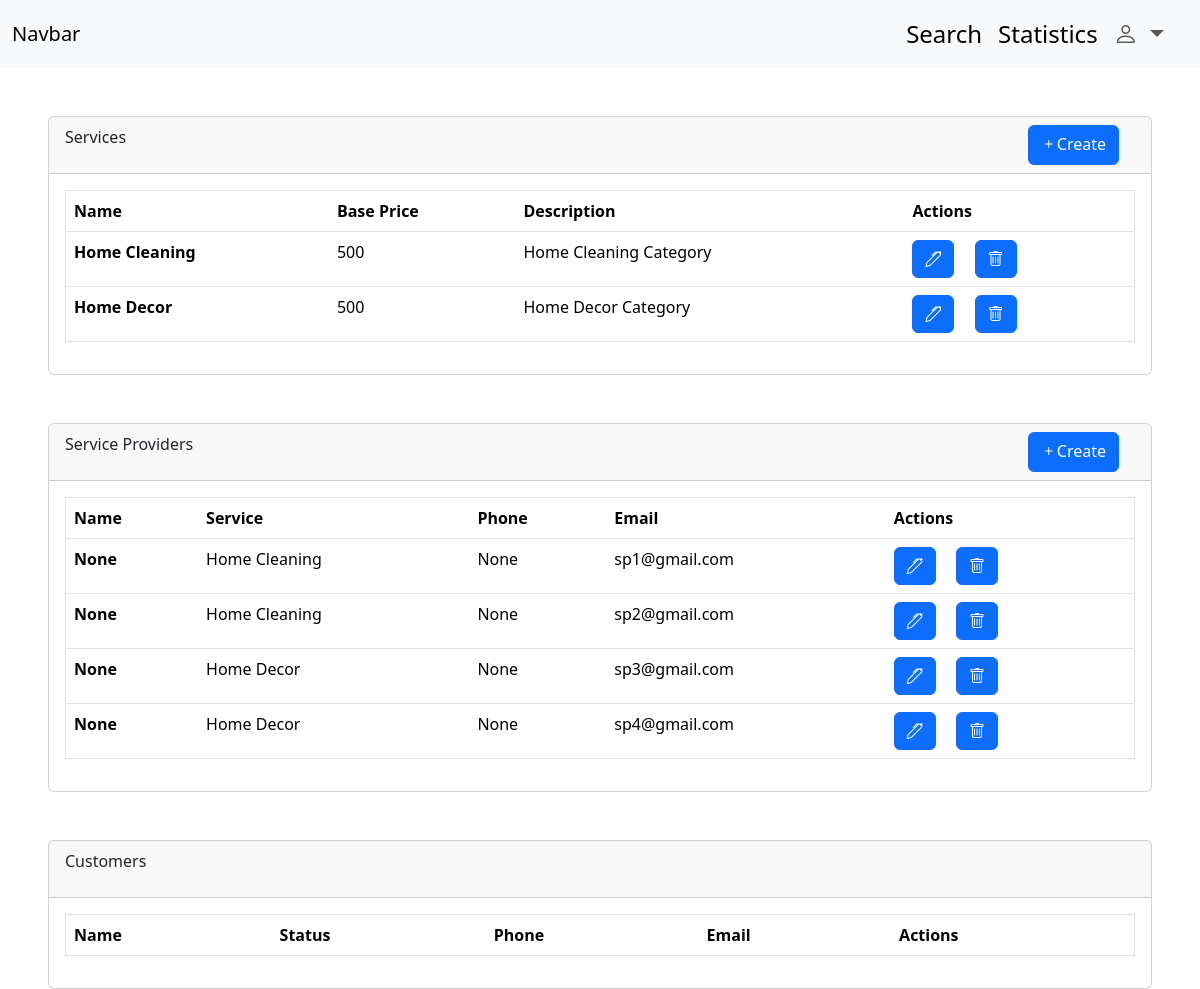
Before: /dashboard/ad (signed in) with the older database file.
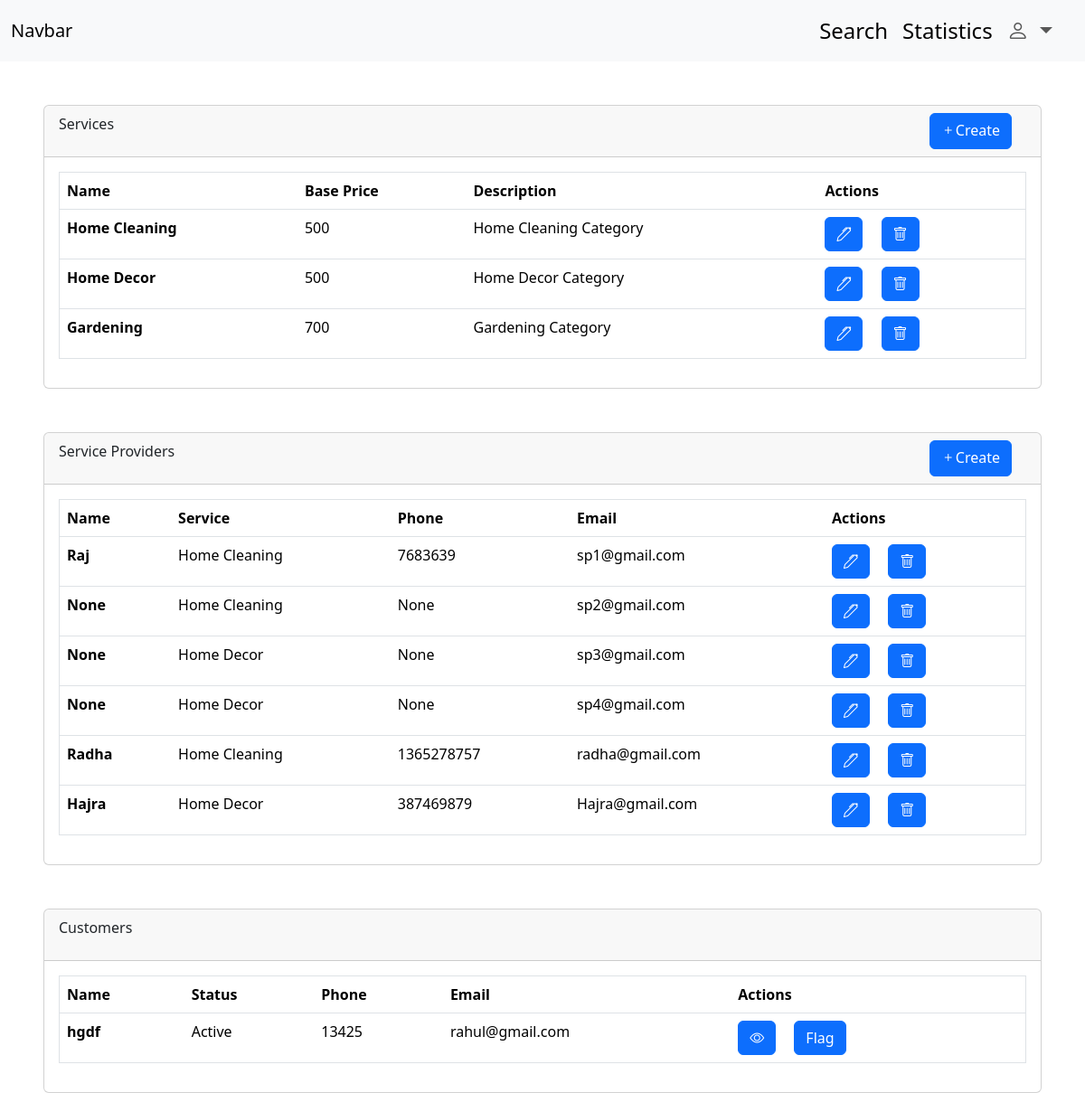
After: the same page with the newer database file.
### backend/models.py (models this page shows, shortened)
class Services(db.Model):
    __tablename__="services"
    id=db.Column(db.Integer, primary_key=True, autoincrement= True)
    name=db.Column(db.String,unique=True)
    baseprice=db.Column(db.Integer)
    description=db.Column(db.String)
    Sproviders=db.relationship("ServiceProvider",backref="service", cascade="all, delete-orphan")

class ServiceProvider(db.Model,UserMixin):
    __tablename__='serviceprovider'
    id=db.Column(db.Integer, primary_key=True, autoincrement= True)
    name=db.Column(db.String,unique=True)
    address=db.Column(db.String)
    email=db.Column(db.String,unique=True)
    password=db.Column(db.String)
    exp=db.Column(db.Integer)
    phone=db.Column(db.String)
    city=db.Column(db.String)
    status=db.Column(db.String)
    servicename=db.Column(db.String,db.ForeignKey("services.name"))
    receive_request=db.relationship("Request",backref="servprovider",cascade="all, delete-orphan")
    avail_slots=db.relationship("ProvidersAvailability",backref="servprovider",cascade="all, delete-orphan")

class Customer(db.Model,UserMixin):
    __tablename__="customer"
    id=db.Column(db.Integer, primary_key=True, autoincrement= True)
    name=db.Column(db.String,unique=True)
    address=db.Column(db.String)
    city=db.Column(db.String)
    email=db.Column(db.String,unique=True)
    password=db.Column(db.String)
    phone=db.Column(db.String)
    status=db.Column(db.String)
    Sent_Request=db.relationship("Request",backref="cust")

### backend/routes.py (the view)
@app.route("/dashboard/ad")
@login_required
def dash_ad():
    if isinstance(current_user,Admin):
        sp=db.session.query(ServiceProvider).all() #<serviceprovider1><serviceprovider2>
        cust=db.session.query(Customer).all()
        services=db.session.query(Services).all()
        return render_template("admin/admindash.html",sps=sp, customers=cust,services=services)
    else:
        return "error"

### app.py (called while the page is built)
def create_app():
    app=Flask(__name__)
    app.config["SQLALCHEMY_DATABASE_URI"]="sqlite:///mydb.sqlite3"
    db.init_app(app)
    app.config["SECRET_KEY"]="mysecretkey"
    loginmanager=LoginManager(app)
    @loginmanager.user_loader
    def load_user(email):
        obj=db.session.query(ServiceProvider).filter_by(email=email).first() or db.session.query(Customer).filter_by(email=email).first() or db.session.query(Admin).filter_by(email=email).first()
        return obj
    app.app_context().push()
    return app

### templates/admin/admindash.html (shortened to what this page needs)
<!DOCTYPE html>
<html lang="en">
<head>
    <link href="https://cdn.jsdelivr.net/npm/bootstrap@5.3.8/dist/css/bootstrap.min.css" rel="stylesheet"
>
    <link rel="stylesheet" href="https://cdn.jsdelivr.net/npm/bootstrap-icons@1.13.1/font/bootstrap-icons.min.css">
</head>
<body>
    <nav class="navbar navbar-expand-lg bg-body-tertiary">
        <div class="container-fluid">
            <a class="navbar-brand" href="#">Navbar</a>
            <div class="collapse navbar-collapse " id="navbarSupportedContent">
                <ul class="navbar-nav ms-auto me-3 fs-4 mb-2 mb-lg-0 ">
                    <li class="nav-item">
                        <a class="nav-link active " aria-current="page" href="/search/admin">Search</a>
                    </li>
                    <li class="nav-item">
                        <a class="nav-link active " aria-current="page" href="/admin/statistics">Statistics</a>
                    </li>
                    <li class="nav-item dropdown">
                        <a class="nav-link dropdown-toggle" href="#" role="button" data-bs-toggle="dropdown"
                            aria-expanded="false">
                            <i class="bi bi-person"></i>
                        </a>
                    </li>
                </ul>
            </div>
        </div>
    </nav>
    <div class="card mt-5 ms-5 me-5">
        <div class="card-header d-flex ">
            <p>Services</p>
            <a href="/createservices?action=create" class="btn btn-primary ms-auto me-3"><i
                    class="bi bi-plus"></i>Create</a>
        </div>
        <div class="card-body">
            <table class="table border">
                <thead>
                    <tr>
                        <th scope="col">Name</th>
                        <th scope="col">Base Price</th>
                        <th scope="col">Description</th>
                        <th scope="col">Actions</th>
                    </tr>
                </thead>
                <tbody>
                    {% for s in services %}
                    <tr>
                        <th scope="row">{{s.name}}</th>
                        <td>{{s.baseprice}}</td>
                        <td>{{s.description}}</td>
                        <td>
                            <a href="/createservices?action=edit&id={{s.id}}" class="btn btn-primary ms-auto me-3"><i
                                    class="bi bi-pen"></i></a>
                            <button type="button" class="btn btn-primary" data-bs-toggle="modal"
                                data-bs-target="#exampleModal{{s.id}}">
                                <i class="bi bi-trash"></i>
                            </button>
                        </td>
                    </tr>
                    {% endfor %}
                </tbody>
            </table>
        </div>
    </div>
    <div class="card mt-5 ms-5 me-5">
        <div class="card-header d-flex ">
            <p>Service Providers</p>
            <a href="/manageproviders?action=create" class="btn btn-primary ms-auto me-3"><i
                    class="bi bi-plus"></i>Create</a>
        </div>
        <div class="card-body">
            <table class="table border">
                <thead>
                    <tr>
                        <th scope="col">Name</th>
                        <th scope="col">Service</th>
                        <th scope="col">Phone</th>
                        <th scope="col">Email</th>
                        <th scope="col">Actions</th>
                    </tr>
                </thead>
                <tbody>
                    {% for sp in sps %}
                    <tr>
                        <th scope="row">{{sp.name}}</th>
                        <td>{{sp.servicename}}</td>
                        <td>{{sp.phone}}</td>
                        <td>{{sp.email}}</td>
                        <td>
                            <a href="/manageproviders?action=edit&id={{sp.id}}" class="btn btn-primary ms-auto me-3"><i
                                    class="bi bi-pen"></i></a>
                            <button type="button" class="btn btn-primary" data-bs-toggle="modal"
                                data-bs-target="#exampleModal{{sp.email}}">
                                <i class="bi bi-trash"></i>
                            </button>
                        </td>
                    </tr>
                    {% endfor %}
                </tbody>
            </table>
        </div>
    </div>
    <div class="card mt-5 ms-5 me-5">
        <div class="card-header d-flex ">
            <p>Customers</p>
        </div>
        <div class="card-body">
            <table class="table border">
                <thead>
                    <tr>
                        <th scope="col">Name</th>
                        <th scope="col">Status</th>
                        <th scope="col">Phone</th>
                        <th scope="col">Email</th>
                        <th scope="col">Actions</th>
                    </tr>
                </thead>
                <tbody>
                    {% for c in customers %}
                    <tr>
                        <th scope="row">{{c.name}}</th>
                        <td>{{c.status}}</td>
                        <td>{{c.phone}}</td>
                        <td>{{c.email}}</td>
                        <td>
                            <a href="/viewcusthist?id={{c.id}}" class="btn btn-primary ms-auto me-3"><i class="bi bi-eye"></i></a>
                            <a href="/managecust?action={% if c.status=='Active'%}flag{% else %}unflag{% endif %}&id={{c.id}}" class="btn btn-primary ms-auto me-3">{% if c.status=='Active'%}Flag{% else %}Unflag{% endif %}</a>
                        </td>
                    </tr>
                    {% endfor %}
                </tbody>
            </table>
        </div>
    </div>
</body>
</html>

Changed rows visible on the page:
added Services: name "Gardening", baseprice "700", description "Gardening Category"
changed ServiceProvider "sp1@gmail.com": name "None" → "Raj"; phone "None" → "7683639"
added ServiceProvider: name "Radha", servicename "Home Cleaning", phone "1365278757", email "radha@gmail.com"
added ServiceProvider: name "Hajra", servicename "Home Decor", phone "387469879", email "Hajra@gmail.com"
added Customer: name "hgdf", status "Active", phone "13425", email "rahul@gmail.com", shows "Flag"
